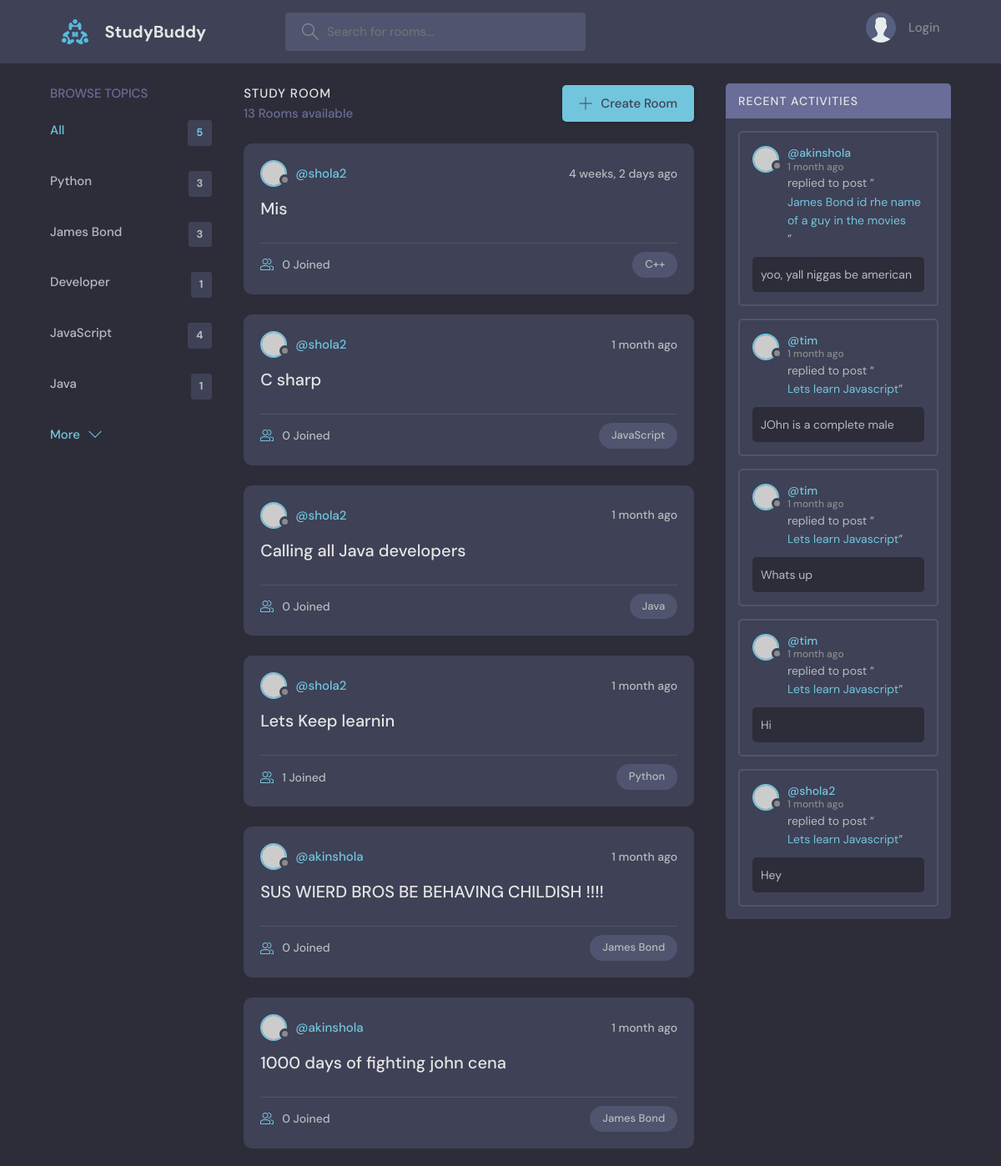
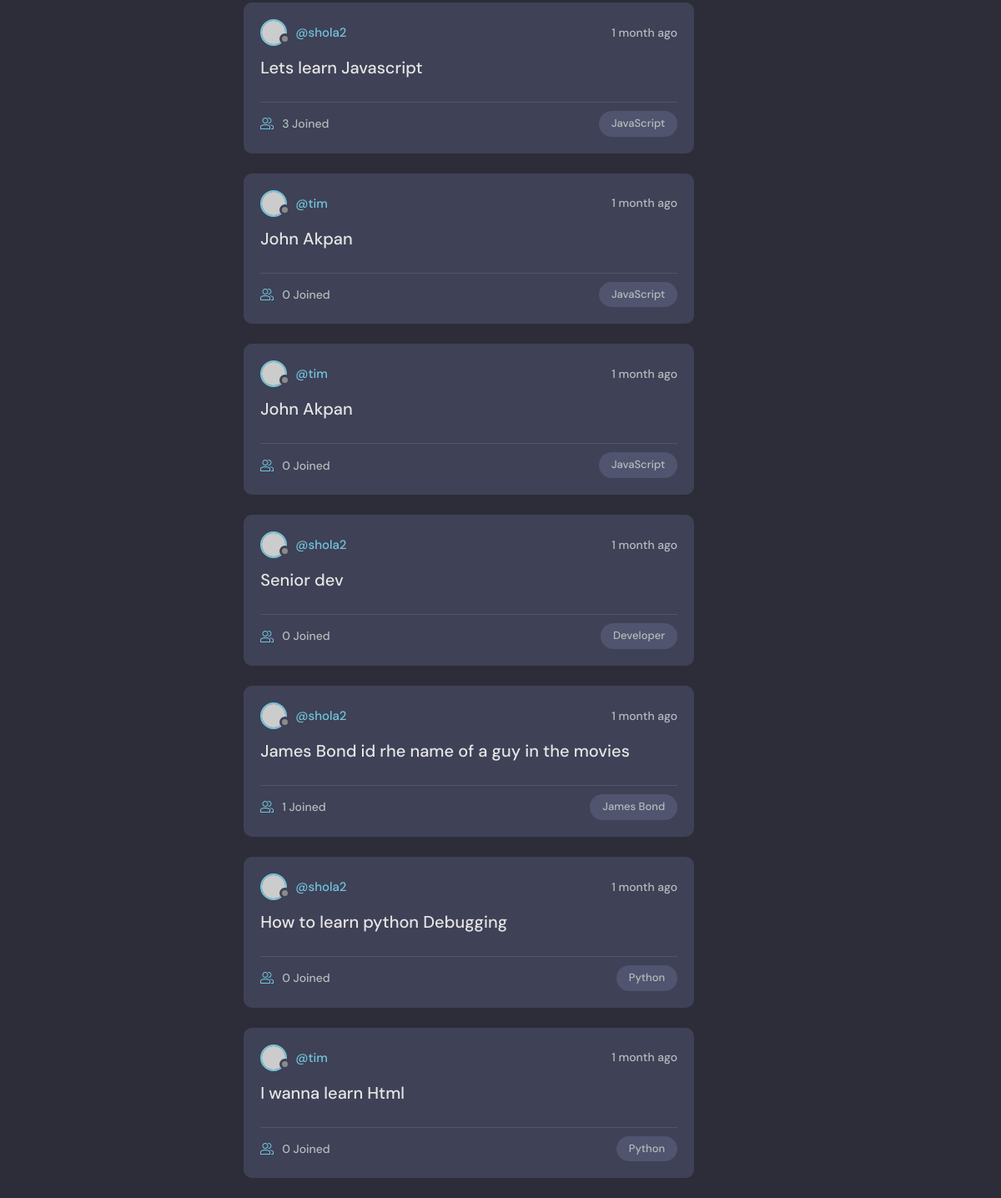
The page / on the database its author committed (2 pictures, top to bottom).
### base/models.py (models this page shows, shortened)
class Topic(models.Model):
    name = models.CharField(max_length=200)

class Room(models.Model):
    host = models.ForeignKey(User, on_delete=models.SET_NULL, null=True)
    topic = models.ForeignKey(Topic, on_delete=models.SET_NULL, null=True)
    name = models.CharField(max_length=200)
    description = models.TextField(null=True, blank=True)
    participants = models.ManyToManyField(User, related_name='participants', blank=True)
    updated = models.DateTimeField(auto_now=True) # takes a time show of everytime we add or save to the table/ database
    created = models.DateTimeField(auto_now_add=True) # takes a time shot of the first time it was created
    class Meta:
        ordering = ['-updated', '-created']
    def __str__(self):
        return str(self.name)

class Message(models.Model):
    user = models.ForeignKey(User, on_delete= models.CASCADE)
    room = models.ForeignKey(Room, on_delete=models.CASCADE)
    body = models.TextField()
    updated = models.DateTimeField(auto_now=True) # takes a time show of everytime we add or save to the table/ database
    created = models.DateTimeField(auto_now_add=True) # takes a time shot of the first time it was created
    class Meta:
        ordering = ['-updated', '-created']

### base/views.py (the view)
# urls.py: path('', views.home, name="home"),
def home(request):
    q = request.GET.get("q") if request.GET.get("q") != None else ""
    rooms = Room.objects.filter(
        Q(topic__name__icontains=q) | Q(name__icontains=q) | Q(description__icontains=q)
    )
    topics = Topic.objects.all()[0:5] # gives you only the first five topics in the query set
    room_count = rooms.count()
    room_messages = Message.objects.filter(Q(room__topic__name__icontains=q))
    context = {"rooms": rooms,
                "topics": topics,
                "room_count": room_count,
                "room_messages": room_messages}
    return render(request, "base/home.html", context)

### base/templates/base/home.html (shortened to what this page needs)
{% extends 'main.html' %}
{% block content %}
<main class="layout layout--3">
  <div class="container">
    {% include 'base/topics_component.html' %}
    <div class="roomList">
      <div class="roomList__header">
        <div>
          <h2>Study Room</h2>
          <p>{{room_count}} Rooms available</p>
        </div>
        <a class="btn btn--main" href="{% url 'create-room' %}">
          <svg version="1.1" xmlns="http://www.w3.org/2000/svg" width="32" height="32" viewBox="0 0 32 32">
            <title>add</title>
            <path
              d="M16.943 0.943h-1.885v14.115h-14.115v1.885h14.115v14.115h1.885v-14.115h14.115v-1.885h-14.115v-14.115z">
            </path>
          </svg>
          Create Room
        </a>
      </div>
      {% include 'base/feed_component.html' %}
    </div>
    {% include 'base/activity_component.html' %}
  </div>
</main>
{% endblock content %}

### base/templates/base/topics_component.html
<div class="topics">
    <div class="topics__header">
      <h2>Browse Topics</h2>
    </div>
    <ul class="topics__list">
      <li>
        <a href="{% url 'home' %}" class="active">All <span>{{topics.count}}</span></a>
      </li>
      {% for topic in topics %}
      <li>
        <a href="{% url 'home' %}?q={{topic.name}}">{{topic.name}} <span>{{ topic.room_set.all.count}}</span></a>
      </li>
      {% endfor %}
    </ul>
    <a class="btn btn--link" href="{% url 'topics' %}">
      More
      <svg version="1.1" xmlns="http://www.w3.org/2000/svg" width="32" height="32" viewBox="0 0 32 32">
        <title>chevron-down</title>
        <path d="M16 21l-13-13h-3l16 16 16-16h-3l-13 13z"></path>
      </svg>
    </a>
  </div>

### base/templates/base/feed_component.html (shortened to what this page needs)
  {% for room in rooms %}
  <div class="roomListRoom">
    <div class="roomListRoom__header">
      <a href="{% url 'user-profile' room.host.id %}" class="roomListRoom__author">
        <div class="avatar avatar--small">
          <img src="https://randomuser.me/api/portraits/women/11.jpg" />
        </div>
        <span>@{{room.host.username}}</span>
      </a>
      <div class="roomListRoom__actions">
        <span>{{ room.created | timesince}} ago</span>
      </div>
    </div>
    <div class="roomListRoom__content">
      <a href="{% url 'room' room.id %}">{{room.name}}</a>
    </div>
    <div class="roomListRoom__meta">
      <a href="{% url 'room' room.id %}" class="roomListRoom__joined">
        {{room.participants.all.count}} Joined
      </a>
      <p class="roomListRoom__topic">{{room.topic.name}}</p>
    </div>
  </div>
{%endfor%}

### base/templates/base/activity_component.html (shortened to what this page needs)
    <div class="activities">
      <div class="activities__header">
        <h2>Recent Activities</h2>
      </div>
      {% for message in room_messages %}
      <div class="activities__box">
        <div class="activities__boxHeader roomListRoom__header">
          <a href="{% url 'user-profile' message.user.id %}" class="roomListRoom__author">
            <div class="avatar avatar--small">
              <img src="https://randomuser.me/api/portraits/women/11.jpg" />
            </div>
            <p>
              @{{ message.user }}
              <span>{{ message.created | timesince}}  ago</span>
            </p>
          </a>
        </div>
        <div class="activities__boxContent">
          <p>replied to post “<a href="{% url 'room' message.room.id %}"> {{ message.room }}</a>”</p>
          <div class="activities__boxRoomContent">
            {{message.body}}
          </div>
        </div>
      </div>
      {% endfor %}
    </div>

### rows shown on the page
Topic: name "Python", room_set.all.count "3"
Topic: name "James Bond", room_set.all.count "3"
Topic: name "Developer", room_set.all.count "1"
Topic: name "JavaScript", room_set.all.count "4"
Topic: name "Java", room_set.all.count "1"
Room: host.username "shola2", created "4 weeks, 2 days", name "Mis", participants.all.count "0", topic.name "C++"
Room: host.username "shola2", created "1 month", name "C sharp", participants.all.count "0", topic.name "JavaScript"
Room: host.username "shola2", created "1 month", name "Calling all Java developers", participants.all.count "0", topic.name "Java"
Room: host.username "shola2", created "1 month", name "Lets Keep learnin", participants.all.count "1", topic.name "Python"
Room: host.username "akinshola", created "1 month", name "SUS WIERD BROS BE BEHAVING CHILDISH !!!!", participants.all.count "0", topic.name "James Bond"
Room: host.username "akinshola", created "1 month", name "1000 days of fighting john cena", participants.all.count "0", topic.name "James Bond"
Room: host.username "shola2", created "1 month", name "Lets learn Javascript", participants.all.count "3", topic.name "JavaScript"
Room: host.username "tim", created "1 month", name "John Akpan", participants.all.count "0", topic.name "JavaScript"
Room: host.username "tim", created "1 month", name "John Akpan", participants.all.count "0", topic.name "JavaScript"
Room: host.username "shola2", created "1 month", name "Senior dev", participants.all.count "0", topic.name "Developer"
Room: host.username "shola2", created "1 month", name "James Bond id rhe name of a guy in the movies", participants.all.count "1", topic.name "James Bond"
Room: host.username "shola2", created "1 month", name "How to learn python Debugging", participants.all.count "0", topic.name "Python"
Room: host.username "tim", created "1 month", name "I wanna learn Html", participants.all.count "0", topic.name "Python"
Message: user "akinshola", created "1 month", room "James Bond id rhe name of a guy in the movies", body "yoo, yall niggas be american"
Message: user "tim", created "1 month", room "Lets learn Javascript", body "JOhn is a complete male"
Message: user "tim", created "1 month", room "Lets learn Javascript", body "Whats up"
Message: user "tim", created "1 month", room "Lets learn Javascript", body "Hi"
Message: user "shola2", created "1 month", room "Lets learn Javascript", body "Hey"

### other values the page prints
{{ topics.count }} "5"
{{ room_count }} "13"
